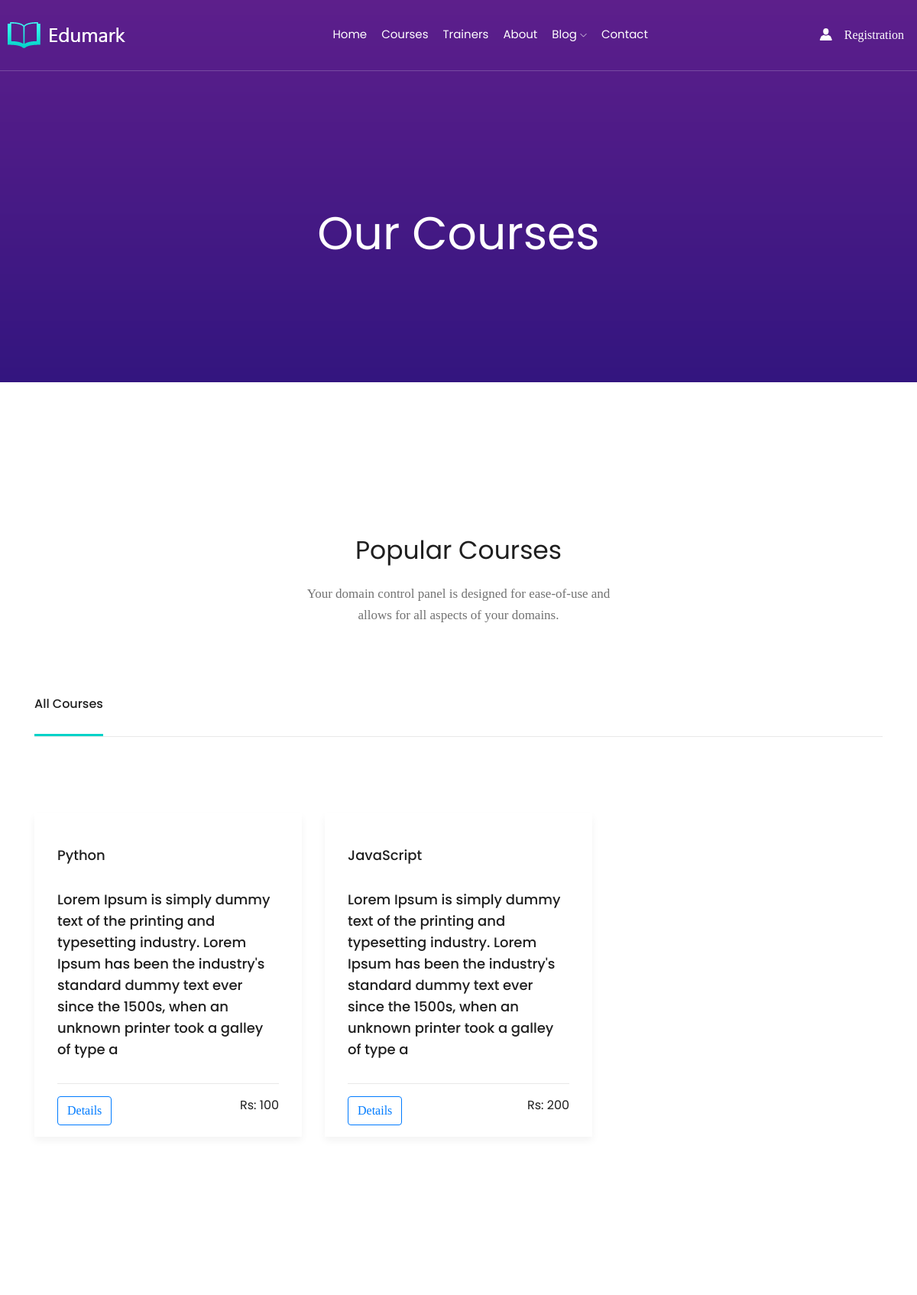
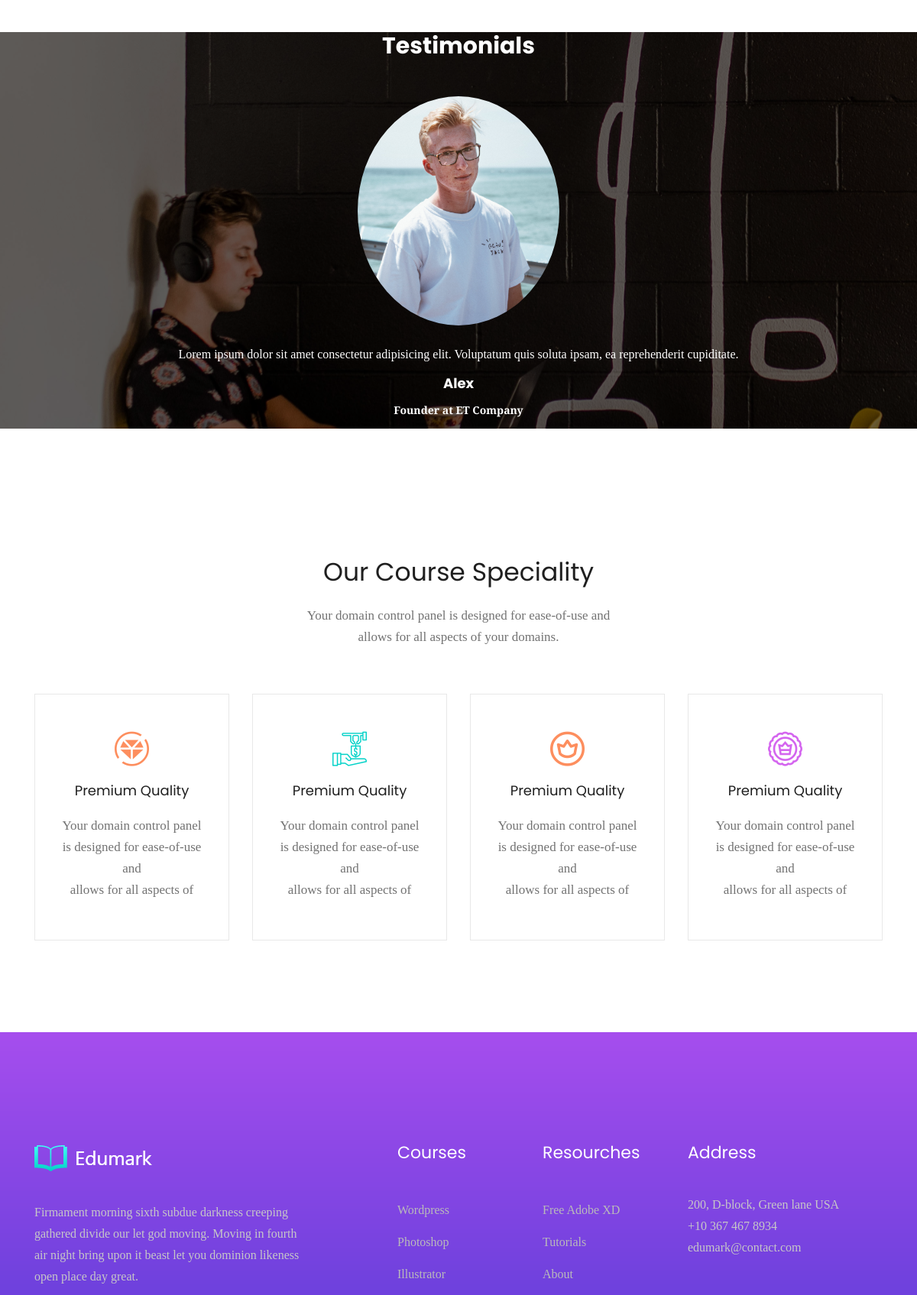
Page /courses/ (upper part) on the committed database (2 pictures, top to bottom).
### main_app/models.py (models this page shows, shortened)
class Cources(models.Model):
    Trainer = models.ForeignKey(Trainers, on_delete=models.CASCADE)
    name = models.CharField(max_length=300)
    description = models.CharField(max_length=10000)
    l_description = models.CharField(max_length=1000)
    pay = models.IntegerField()

class Testimonial(models.Model):
    name = models.CharField(max_length=300)
    feedBack = models.CharField(max_length=10000)
    pic = models.ImageField(upload_to='testimonials')

### main_app/views.py (the view)
# urls.py: path('courses/', views.cources, name="cources"),
def cources(request):
    cources = Cources.objects.all()
    paginator = Paginator(cources, 5)
    print(paginator.num_pages)
    page = request.GET.get('page')
    print(page)
    cources = paginator.get_page(page)
    testimonial = Testimonial.objects.all()
    data = {'cources': cources, 'testimonial': testimonial}
    return render(request, 'courses.html', data)

### main_app/templates/courses.html (shortened to what this page needs)
{% extends './base.html' %} {% block content %} {% load static %}
<div class="bradcam_area breadcam_bg overlay2">
  <h3>Our Courses</h3>
</div>
<div class="popular_courses plus_padding">
  <div class="container">
    <div class="row">
      <div class="col-xl-12">
        <div class="section_title text-center mb-100">
          <h3>Popular Courses</h3>
          <p>
            Your domain control panel is designed for ease-of-use and <br />
            allows for all aspects of your domains.
          </p>
        </div>
      </div>
    </div>
    <div class="row">
      <div class="col-xl-12">
        <div class="course_nav">
          <nav>
            <ul class="nav" id="myTab" role="tablist">
              <li class="nav-item">
                <a
                  class="nav-link active"
                  id="home-tab"
                  data-toggle="tab"
                  href="#home"
                  role="tab"
                  aria-controls="home"
                  aria-selected="true"
                  >All Courses</a
                >
              </li>
            </ul>
          </nav>
        </div>
      </div>
    </div>
  </div>
  <div class="all_courses">
    <div class="container">
                          <div  >
                            <div class="row">
                            {% for item in cources %}
                                    <div class="col-xl-4 col-lg-4  col-md-6">
                                        <div class="single_courses">
                                            <div class="courses_info">
                                                <h3><a href="#">{{ item.name|safe }}</a></h3>
                                                <h3>{{ item.description|safe }}</h3>
                                                <div class="star_prise d-flex justify-content-between">
                                                    <div class="star">
                                        <a class="btn btn-outline-primary" href="{% url 'courseDetail' item.id %}">Details</a>
                                                    </div>
                                                    <div class="prise">
                                                        <span class="active_prise">
                                                           Rs: {{ item.pay }}
                                                        </span>
                                                    </div>
                                                </div>
                                            </div>
                                        </div>
                                    </div>
                            {% endfor %}
                                </div>
                    </div>
            <div class="col-xl-12">
            </div>
          </div>
        </div>
      </div>
<div class="testimonial_bg_1 overlay">
<section class="text-center my-5 swiper-container container" style="color:white">
  <h2 class="h1-responsive font-weight-bold my-5" style="color:white">Testimonials</h2>
  <div class="wrapper-carousel-fix swiper-wrapper">
    {% for item in testimonial %}
    <div id="carousel-example-1" class="carousel no-flex testimonial-carousel slide swiper-slide carousel-fade" data-ride="carousel"
      data-interval="false">
      <div class="carousel-inner" role="listbox">
        <div class="carousel-item active">
          <div class="testimonial">
            <div class="avatar mx-auto mb-4" style="color:white">
              <img src="{{ item.pic.url }}" class="rounded-circle img-fluid"
                alt="First sample avatar image">
            </div>
            <p style="color:white">
              {{ item.feedBack }}
            </p>
            <h4 class="font-weight-bold" style="color:white">{{ item.name }}</h4>
            <h6 class="font-weight-bold my-3">Founder at ET Company</h6>
          </div>
        </div>
      </div>
      <a class="carousel-control-prev left carousel-control" href="#carousel-example-1" role="button" data-slide="prev">
      </a>
      <a class="carousel-control-next right carousel-control" href="#carousel-example-1" role="button"
        data-slide="next">
      </a>
    </div>
    {% endfor %}
  </div>
</section>
</div>
<div class="our_courses">
  <div class="container">
    <div class="row">
      <div class="col-xl-12">
        <div class="section_title text-center mb-100">
          <h3>Our Course Speciality</h3>
          <p>
            Your domain control panel is designed for ease-of-use and <br />
            allows for all aspects of your domains.
          </p>
        </div>
      </div>
    </div>
    <div class="row">
      <div class="col-xl-3 col-md-6 col-lg-6">
        <div class="single_course text-center">
          <div class="icon">
            <i class="flaticon-art-and-design"></i>
          </div>
          <h3>Premium Quality</h3>
          <p>
            Your domain control panel is designed for ease-of-use <br />
            and <br />
            allows for all aspects of
          </p>
        </div>
      </div>
      <div class="col-xl-3 col-md-6 col-lg-6">
        <div class="single_course text-center">
          <div class="icon blue">
            <i class="flaticon-business-and-finance"></i>
          </div>
          <h3>Premium Quality</h3>
          <p>
            Your domain control panel is designed for ease-of-use <br />
            and <br />
            allows for all aspects of
          </p>
        </div>
      </div>
      <div class="col-xl-3 col-md-6 col-lg-6">
        <div class="single_course text-center">
          <div class="icon">
            <i class="flaticon-premium"></i>
          </div>
          <h3>Premium Quality</h3>
          <p>
            Your domain control panel is designed for ease-of-use <br />
            and <br />
            allows for all aspects of
          </p>
        </div>
      </div>
      <div class="col-xl-3 col-md-6 col-lg-6">
        <div class="single_course text-center">
          <div class="icon gradient">
            <i class="flaticon-crown"></i>
          </div>
          <h3>Premium Quality</h3>
          <p>
            Your domain control panel is designed for ease-of-use <br />
            and <br />
            allows for all aspects of
          </p>
        </div>
      </div>
    </div>
  </div>
</div>
{% endblock content %}

### rows in the picture
Cources: name "Python", description "Lorem Ipsum is simply dummy text of the printing and typesetting industry. Lorem Ipsum has been the industry's standard dummy text ever since the 1500s, when an unknown printer took a galley of type a", pay "100"
Cources: name "JavaScript", description "Lorem Ipsum is simply dummy text of the printing and typesetting industry. Lorem Ipsum has been the industry's standard dummy text ever since the 1500s, when an unknown printer took a galley of type a", pay "200"
Testimonial: pic (picture), feedBack "Lorem ipsum dolor sit amet consectetur adipisicing elit. Voluptatum quis soluta ipsam, ea reprehenderit cupiditate.", name "Alex"
